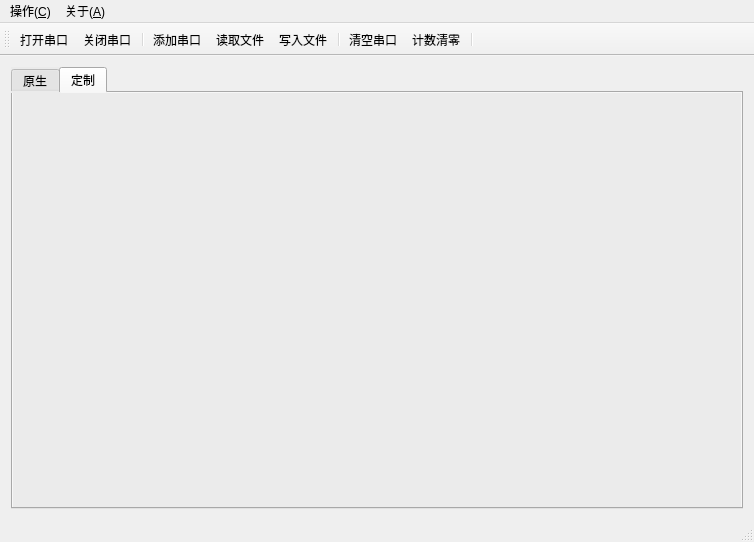
<?xml version="1.0" encoding="UTF-8"?>
<ui version="4.0">
 <class>MainWindow</class>
 <widget class="QMainWindow" name="MainWindow">
  <property name="geometry">
   <rect>
    <x>0</x>
    <y>0</y>
    <width>754</width>
    <height>538</height>
   </rect>
  </property>
  <property name="windowTitle">
   <string>SerialPort Tool</string>
  </property>
  <widget class="QWidget" name="centralWidget">
   <layout class="QVBoxLayout" name="verticalLayout">
    <item>
     <widget class="QTabWidget" name="tabWidget">
      <property name="sizePolicy">
       <sizepolicy hsizetype="Preferred" vsizetype="Preferred">
        <horstretch>0</horstretch>
        <verstretch>0</verstretch>
       </sizepolicy>
      </property>
      <property name="toolTip">
       <string/>
      </property>
      <property name="layoutDirection">
       <enum>Qt::LeftToRight</enum>
      </property>
      <property name="autoFillBackground">
       <bool>false</bool>
      </property>
      <property name="styleSheet">
       <string notr="true">background-color: rgb(235, 235, 235);</string>
      </property>
      <property name="tabShape">
       <enum>QTabWidget::Rounded</enum>
      </property>
      <property name="currentIndex">
       <number>1</number>
      </property>
      <widget class="QWidget" name="tab_1">
       <property name="toolTip">
        <string>&lt;html&gt;&lt;head/&gt;&lt;body&gt;&lt;p&gt;普通接收&lt;/p&gt;&lt;/body&gt;&lt;/html&gt;</string>
       </property>
       <attribute name="title">
        <string>原生</string>
       </attribute>
       <layout class="QVBoxLayout" name="verticalLayout_5">
        <item>
         <widget class="QSplitter" name="splitter_2">
          <property name="orientation">
           <enum>Qt::Horizontal</enum>
          </property>
          <widget class="QGroupBox" name="groupBox">
           <property name="sizePolicy">
            <sizepolicy hsizetype="Fixed" vsizetype="Preferred">
             <horstretch>0</horstretch>
             <verstretch>0</verstretch>
            </sizepolicy>
           </property>
           <property name="maximumSize">
            <size>
             <width>94</width>
             <height>16777215</height>
            </size>
           </property>
           <property name="title">
            <string>串口设置</string>
           </property>
           <layout class="QVBoxLayout" name="verticalLayout_6">
            <item>
             <layout class="QVBoxLayout" name="verticalLayout_2">
              <item>
               <widget class="QLabel" name="label">
                <property name="text">
                 <string>串口</string>
                </property>
               </widget>
              </item>
              <item>
               <widget class="QComboBox" name="cbx_Serial">
                <property name="currentText">
                 <string>COM0</string>
                </property>
                <item>
                 <property name="text">
                  <string>COM0</string>
                 </property>
                </item>
                <item>
                 <property name="text">
                  <string>COM1</string>
                 </property>
                </item>
                <item>
                 <property name="text">
                  <string>COM2</string>
                 </property>
                </item>
                <item>
                 <property name="text">
                  <string>COM3</string>
                 </property>
                </item>
                <item>
                 <property name="text">
                  <string>COM4</string>
                 </property>
                </item>
                <item>
                 <property name="text">
                  <string>COM5</string>
                 </property>
                </item>
                <item>
                 <property name="text">
                  <string>COM6</string>
                 </property>
                </item>
                <item>
                 <property name="text">
                  <string>COM7</string>
                 </property>
                </item>
                <item>
                 <property name="text">
                  <string>COM8</string>
                 </property>
                </item>
                <item>
                 <property name="text">
                  <string>COM9</string>
                 </property>
                </item>
                <item>
                 <property name="text">
                  <string>COM10</string>
                 </property>
                </item>
                <item>
                 <property name="text">
                  <string>COM11</string>
                 </property>
                </item>
                <item>
                 <property name="text">
                  <string>COM12</string>
                 </property>
                </item>
                <item>
                 <property name="text">
                  <string>COM13</string>
                 </property>
                </item>
                <item>
                 <property name="text">
                  <string>COM14</string>
                 </property>
                </item>
               </widget>
              </item>
              <item>
               <widget class="QLabel" name="label_3">
                <property name="text">
                 <string>波特率</string>
                </property>
               </widget>
              </item>
              <item>
               <widget class="QComboBox" name="cbx_BaudRate">
                <property name="currentText">
                 <string>115200</string>
                </property>
                <item>
                 <property name="text">
                  <string>115200</string>
                 </property>
                </item>
                <item>
                 <property name="text">
                  <string>4800</string>
                 </property>
                </item>
                <item>
                 <property name="text">
                  <string>9600</string>
                 </property>
                </item>
                <item>
                 <property name="text">
                  <string>38400</string>
                 </property>
                </item>
                <item>
                 <property name="text">
                  <string>128000</string>
                 </property>
                </item>
                <item>
                 <property name="text">
                  <string>256000</string>
                 </property>
                </item>
               </widget>
              </item>
              <item>
               <widget class="QLabel" name="label_4">
                <property name="text">
                 <string>数据位</string>
                </property>
               </widget>
              </item>
              <item>
               <widget class="QComboBox" name="cbx_DataBit">
                <property name="currentText">
                 <string>8</string>
                </property>
                <item>
                 <property name="text">
                  <string>8</string>
                 </property>
                </item>
                <item>
                 <property name="text">
                  <string>6</string>
                 </property>
                </item>
                <item>
                 <property name="text">
                  <string>7</string>
                 </property>
                </item>
               </widget>
              </item>
              <item>
               <widget class="QLabel" name="label_5">
                <property name="text">
                 <string>校验位</string>
                </property>
               </widget>
              </item>
              <item>
               <widget class="QComboBox" name="cbx_CheckBit">
                <item>
                 <property name="text">
                  <string>无</string>
                 </property>
                </item>
                <item>
                 <property name="text">
                  <string>奇</string>
                 </property>
                </item>
                <item>
                 <property name="text">
                  <string>偶</string>
                 </property>
                </item>
               </widget>
              </item>
              <item>
               <widget class="QLabel" name="label_6">
                <property name="text">
                 <string>停止位</string>
                </property>
               </widget>
              </item>
              <item>
               <widget class="QComboBox" name="cbx_StopBit">
                <item>
                 <property name="text">
                  <string>1</string>
                 </property>
                </item>
                <item>
                 <property name="text">
                  <string>1.5</string>
                 </property>
                </item>
                <item>
                 <property name="text">
                  <string>2</string>
                 </property>
                </item>
               </widget>
              </item>
             </layout>
            </item>
           </layout>
          </widget>
          <widget class="QGroupBox" name="groupBox_3">
           <property name="title">
            <string>接收数据</string>
           </property>
           <layout class="QVBoxLayout" name="verticalLayout_3">
            <item>
             <widget class="QSplitter" name="splitter">
              <property name="orientation">
               <enum>Qt::Horizontal</enum>
              </property>
              <widget class="QRadioButton" name="rbt_TextDisp">
               <property name="text">
                <string>字符显示</string>
               </property>
               <property name="checked">
                <bool>true</bool>
               </property>
              </widget>
              <widget class="QRadioButton" name="rbt_HexDisp">
               <property name="text">
                <string>十六进制显示</string>
               </property>
              </widget>
              <widget class="QLCDNumber" name="lcd_Receive">
               <property name="styleSheet">
                <string notr="true">QLCDNumber{
	background-color: rgb(85, 170, 0);
}</string>
               </property>
              </widget>
              <widget class="QPushButton" name="btn_ClearDisp">
               <property name="minimumSize">
                <size>
                 <width>0</width>
                 <height>23</height>
                </size>
               </property>
               <property name="maximumSize">
                <size>
                 <width>100</width>
                 <height>23</height>
                </size>
               </property>
               <property name="text">
                <string>清空显示</string>
               </property>
               <property name="icon">
                <iconset resource="images.qrc">
                 <normaloff>:/images/edit-clear.png</normaloff>:/images/edit-clear.png</iconset>
               </property>
              </widget>
             </widget>
            </item>
            <item>
             <widget class="QTextBrowser" name="txtbrs_Disp">
              <property name="font">
               <font>
                <family>Consolas</family>
                <pointsize>18</pointsize>
               </font>
              </property>
              <property name="cursor" stdset="0">
               <cursorShape>ArrowCursor</cursorShape>
              </property>
             </widget>
            </item>
           </layout>
          </widget>
         </widget>
        </item>
        <item>
         <widget class="QGroupBox" name="groupBox_2">
          <property name="maximumSize">
           <size>
            <width>16777215</width>
            <height>85</height>
           </size>
          </property>
          <property name="title">
           <string>发送数据</string>
          </property>
          <layout class="QHBoxLayout" name="horizontalLayout">
           <item>
            <layout class="QVBoxLayout" name="verticalLayout_4">
             <property name="sizeConstraint">
              <enum>QLayout::SetFixedSize</enum>
             </property>
             <item>
              <widget class="QCheckBox" name="cbx_Timer">
               <property name="maximumSize">
                <size>
                 <width>85</width>
                 <height>16777215</height>
                </size>
               </property>
               <property name="text">
                <string>定时（ms）</string>
               </property>
              </widget>
             </item>
             <item>
              <widget class="QSpinBox" name="spb_Delay">
               <property name="sizePolicy">
                <sizepolicy hsizetype="Minimum" vsizetype="Preferred">
                 <horstretch>0</horstretch>
                 <verstretch>0</verstretch>
                </sizepolicy>
               </property>
               <property name="maximumSize">
                <size>
                 <width>54</width>
                 <height>30</height>
                </size>
               </property>
               <property name="minimum">
                <number>10</number>
               </property>
               <property name="maximum">
                <number>5000</number>
               </property>
               <property name="value">
                <number>200</number>
               </property>
              </widget>
             </item>
            </layout>
           </item>
           <item>
            <widget class="QCheckBox" name="cbx_SendHex">
             <property name="toolTip">
              <string>&lt;html&gt;&lt;head/&gt;&lt;body&gt;&lt;p&gt;以十六进制方式发送数据（默认为字符方式）&lt;/p&gt;&lt;/body&gt;&lt;/html&gt;</string>
             </property>
             <property name="text">
              <string>十六进制发送</string>
             </property>
            </widget>
           </item>
           <item>
            <widget class="QLineEdit" name="let_Send">
             <property name="maxLength">
              <number>10000</number>
             </property>
             <property name="dragEnabled">
              <bool>false</bool>
             </property>
            </widget>
           </item>
           <item>
            <widget class="QPushButton" name="btn_Send">
             <property name="minimumSize">
              <size>
               <width>0</width>
               <height>23</height>
              </size>
             </property>
             <property name="maximumSize">
              <size>
               <width>100</width>
               <height>23</height>
              </size>
             </property>
             <property name="text">
              <string>发送</string>
             </property>
             <property name="icon">
              <iconset resource="images.qrc">
               <normaloff>:/images/send.png</normaloff>:/images/send.png</iconset>
             </property>
             <property name="autoDefault">
              <bool>false</bool>
             </property>
             <property name="default">
              <bool>false</bool>
             </property>
            </widget>
           </item>
          </layout>
         </widget>
        </item>
       </layout>
      </widget>
      <widget class="QWidget" name="tab_2">
       <property name="toolTip">
        <string>&lt;html&gt;&lt;head/&gt;&lt;body&gt;&lt;p&gt;自定义接收&lt;/p&gt;&lt;/body&gt;&lt;/html&gt;</string>
       </property>
       <attribute name="title">
        <string>定制</string>
       </attribute>
       <layout class="QVBoxLayout" name="verticalLayout_7">
        <item>
         <layout class="QVBoxLayout" name="vlay_tab2">
          <property name="spacing">
           <number>2</number>
          </property>
         </layout>
        </item>
       </layout>
      </widget>
     </widget>
    </item>
   </layout>
  </widget>
  <widget class="QMenuBar" name="menuBar">
   <property name="geometry">
    <rect>
     <x>0</x>
     <y>0</y>
     <width>754</width>
     <height>22</height>
    </rect>
   </property>
   <widget class="QMenu" name="menu_C">
    <property name="title">
     <string>操作(&amp;C)</string>
    </property>
    <addaction name="action_AddSerial"/>
    <addaction name="separator"/>
    <addaction name="action_OpenSerial"/>
    <addaction name="action_CloseSerial"/>
    <addaction name="separator"/>
    <addaction name="action_ReadFile"/>
    <addaction name="action_WriteFile"/>
    <addaction name="separator"/>
    <addaction name="action_ClearNum"/>
    <addaction name="action_ClearSerial"/>
    <addaction name="separator"/>
    <addaction name="action_Exit"/>
   </widget>
   <widget class="QMenu" name="menu_A">
    <property name="title">
     <string>关于(&amp;A)</string>
    </property>
   </widget>
   <addaction name="menu_C"/>
   <addaction name="menu_A"/>
  </widget>
  <widget class="QStatusBar" name="statusBar"/>
  <widget class="QToolBar" name="mainToolBar">
   <property name="toolButtonStyle">
    <enum>Qt::ToolButtonTextBesideIcon</enum>
   </property>
   <attribute name="toolBarArea">
    <enum>TopToolBarArea</enum>
   </attribute>
   <attribute name="toolBarBreak">
    <bool>false</bool>
   </attribute>
   <addaction name="action_OpenSerial"/>
   <addaction name="action_CloseSerial"/>
   <addaction name="separator"/>
   <addaction name="action_AddSerial"/>
   <addaction name="action_ReadFile"/>
   <addaction name="action_WriteFile"/>
   <addaction name="separator"/>
   <addaction name="action_ClearSerial"/>
   <addaction name="action_ClearNum"/>
   <addaction name="separator"/>
  </widget>
  <action name="action_AddSerial">
   <property name="icon">
    <iconset resource="images.qrc">
     <normaloff>:/images/add.png</normaloff>:/images/add.png</iconset>
   </property>
   <property name="text">
    <string>添加串口</string>
   </property>
   <property name="toolTip">
    <string>添加串口设备</string>
   </property>
  </action>
  <action name="action_OpenSerial">
   <property name="icon">
    <iconset resource="images.qrc">
     <normaloff>:/images/open.png</normaloff>:/images/open.png</iconset>
   </property>
   <property name="text">
    <string>打开串口</string>
   </property>
   <property name="toolTip">
    <string>打开串口</string>
   </property>
   <property name="statusTip">
    <string>打开串口</string>
   </property>
   <property name="autoRepeat">
    <bool>true</bool>
   </property>
   <property name="visible">
    <bool>true</bool>
   </property>
   <property name="shortcutVisibleInContextMenu">
    <bool>false</bool>
   </property>
  </action>
  <action name="action_CloseSerial">
   <property name="icon">
    <iconset resource="images.qrc">
     <normaloff>:/images/stop.png</normaloff>:/images/stop.png</iconset>
   </property>
   <property name="text">
    <string>关闭串口</string>
   </property>
  </action>
  <action name="action_ReadFile">
   <property name="icon">
    <iconset resource="images.qrc">
     <normaloff>:/images/loadfile.png</normaloff>:/images/loadfile.png</iconset>
   </property>
   <property name="text">
    <string>读取文件</string>
   </property>
  </action>
  <action name="action_WriteFile">
   <property name="icon">
    <iconset resource="images.qrc">
     <normaloff>:/images/write2file.png</normaloff>:/images/write2file.png</iconset>
   </property>
   <property name="text">
    <string>写入文件</string>
   </property>
  </action>
  <action name="action_ClearNum">
   <property name="icon">
    <iconset resource="images.qrc">
     <normaloff>:/images/clearbytes.png</normaloff>:/images/clearbytes.png</iconset>
   </property>
   <property name="text">
    <string>计数清零</string>
   </property>
  </action>
  <action name="action_ClearSerial">
   <property name="icon">
    <iconset resource="images.qrc">
     <normaloff>:/images/cleanport.png</normaloff>:/images/cleanport.png</iconset>
   </property>
   <property name="text">
    <string>清空串口</string>
   </property>
  </action>
  <action name="action_Exit">
   <property name="icon">
    <iconset resource="images.qrc">
     <normaloff>:/images/exit.png</normaloff>:/images/exit.png</iconset>
   </property>
   <property name="text">
    <string>退出程序</string>
   </property>
  </action>
 </widget>
 <layoutdefault spacing="6" margin="11"/>
 <resources>
  <include location="images.qrc"/>
 </resources>
 <connections/>
</ui>
